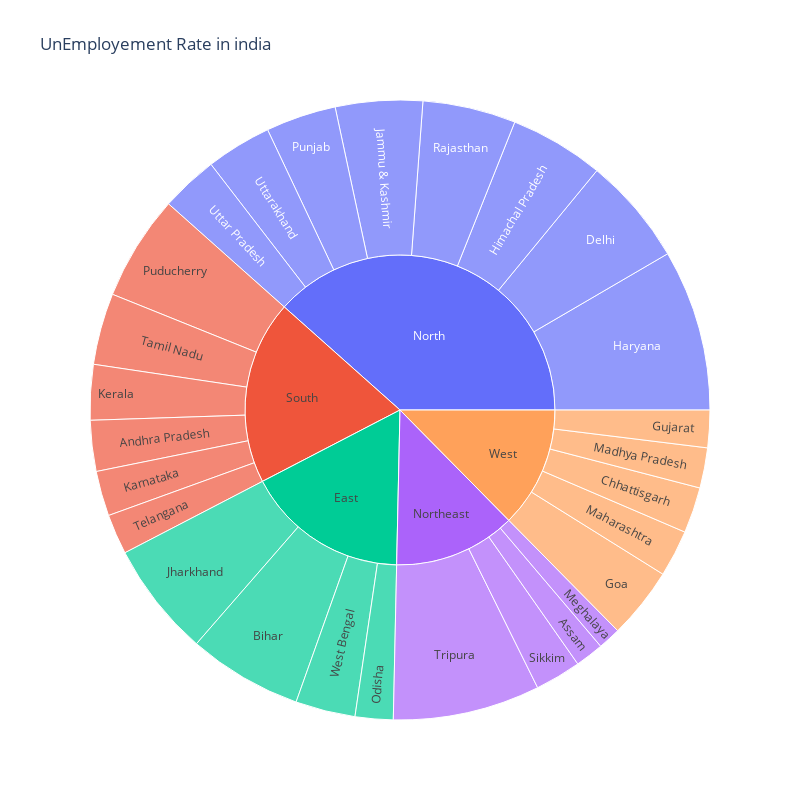

Notebook source saved alongside this figure:
### Code cell
# Dashboard of unemployement rate in different region or states in estimated rate
unemployment= data[["state","Region","Estimated Unemployment Rate"]]
figure= px.sunburst(unemployment,path=["Region","state"],values="Estimated Unemployment Rate",
                   width=800,height=800,color_continuous_scale="RdY1Gn",title='UnEmployement Rate in india')
figure.show()

### Figure 1 — Plotly figure (JSON) as saved in the notebook; plotly's stock layout.template omitted (floating-point values rounded to 4 significant figures)
{"data": [{"branchvalues": "total", "domain": {"x": [0, 1], "y": [0, 1]}, "hovertemplate": "labels=%{label}<br>Estimated Unemployment Rate=%{value}<br>parent=%{parent}<br>id=%{id}<extra></extra>", "ids": ["South/Andhra Pradesh", "Northeast/Assam", "East/Bihar", "West/Chhattisgarh", "North/Delhi", "West/Goa", "West/Gujarat", "North/Haryana", "North/Himachal Pradesh", "North/Jammu & Kashmir", "East/Jharkhand", "South/Karnataka", "South/Kerala", "West/Madhya Pradesh", "West/Maharashtra", "Northeast/Meghalaya", "East/Odisha", "South/Puducherry", "North/Punjab", "North/Rajasthan", "Northeast/Sikkim", "South/Tamil Nadu", "South/Telangana", "Northeast/Tripura", "North/Uttar Pradesh", "North/Uttarakhand", "East/West Bengal", "East", "North", "Northeast", "South", "West"], "labels": ["Andhra Pradesh", "Assam", "Bihar", "Chhattisgarh", "Delhi", "Goa", "Gujarat", "Haryana", "Himachal Pradesh", "Jammu & Kashmir", "Jharkhand", "Karnataka", "Kerala", "Madhya Pradesh", "Maharashtra", "Meghalaya", "Odisha", "Puducherry", "Punjab", "Rajasthan", "Sikkim", "Tamil Nadu", "Telangana", "Tripura", "Uttar Pradesh", "Uttarakhand", "West Bengal", "East", "North", "Northeast", "South", "West"], "name": "", "parents": ["South", "Northeast", "East", "West", "North", "West", "West", "North", "North", "North", "East", "South", "South", "West", "West", "Northeast", "East", "South", "North", "North", "Northeast", "South", "South", "Northeast", "North", "North", "East", "", "", "", "", ""], "type": "sunburst", "values": [86.64, 48.56, 194.7, 78.19, 184.1, 121.7, 63.76, 274.8, 160.7, 148.3, 195.4, 76.68, 94.34, 68.54, 79.79, 38.66, 64.62, 179.4, 119.8, 158.7, 78.34, 121.9, 68.33, 250.6, 97.37, 111.6, 101.9, 556.6, 1255.0, 416.1, 627.3, 411.9]}], "layout": {"height": 800, "legend": {"tracegroupgap": 0}, "title": {"text": "UnEmployement Rate in india"}, "width": 800}}
